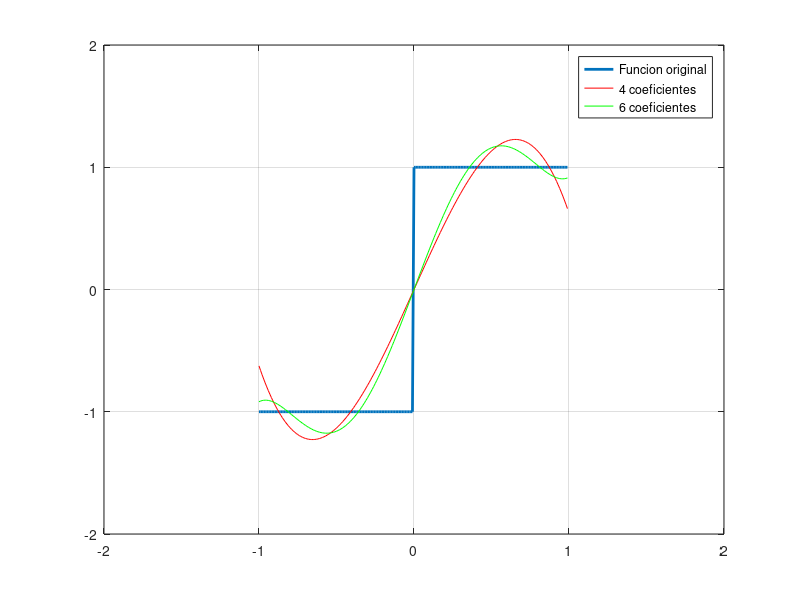
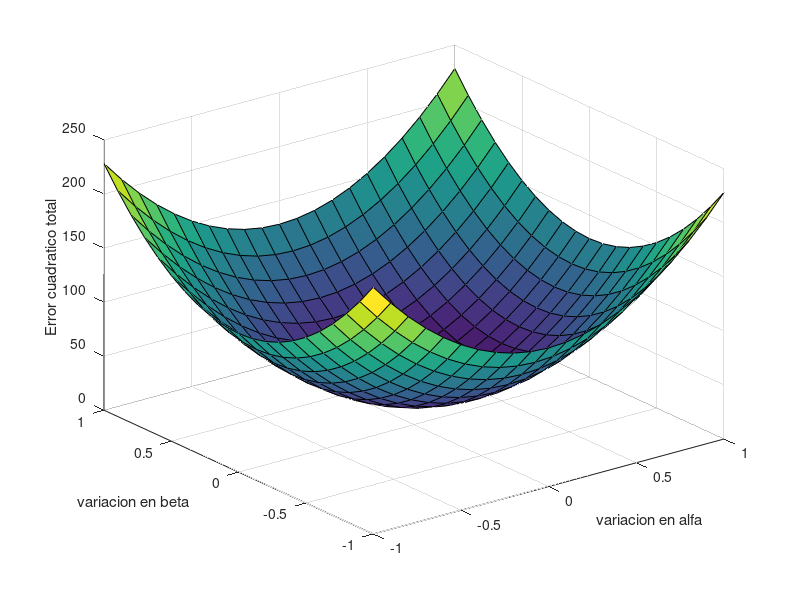

Recreate these plots in MATLAB, in order.
#Ejercicio 3
cla
clear all
clc
#Parametros comunes :
ti=-1;
tf=1;
fm=100;
T=1/fm;
t=ti:T:tf-T;

#Funcion que se desea aproximar :
y=zeros(length(t),1);
for i=1:length(t)
  if(t(i)<0)
    y(i)=-1;
  else
    y(i)=1;
    endif
endfor
figure(1);
plot(t,y,'linewidth',2,';Funcion original;')
axis([-2 2 -2 2]);
hold on
grid on

#A)Aproximacion del ejemplo
yA=zeros(length(t),1);
for i=1:length(t)
    yA(i)=(45/16)*t(i)-(35/16)*t(i)^3;
endfor
plot(t,yA,'r;4 coeficientes;')

#Error cuadratico total :
disp("A ) Error cuadratico total : ")
norm(y-yA,2)^2

#C)Aproximacion con 1 polinomios mas
yC=zeros(length(t),1);
for i=1:length(t)
    yC(i)=(45/16)*t(i)-(35/16)*t(i)^3+ (sqrt(11/2))*(1/64)*((63*(t(i)^5))-(70*(t(i)^3))+(15*t(i)));
endfor
plot(t,yC,'g;6 coeficientes;')
disp("C ) Error cuadratico total : ")
norm(y-yC,2)^2

#B)Aproximacion con variaciones :
alfa1=sqrt(3/2);
alfa2=-sqrt(7/32);
variacion=-1:0.1:1;
beta1=alfa1+variacion;
beta2=alfa2+variacion;

for k=1:length(beta2)
  for j=1:length(beta1)
    yB=zeros(length(t),1);
    for i=1:length(t)
      yB(i)=beta1(j)*(sqrt(3/2)*t(i)) + beta2(k)*(sqrt(7/2)*(((5/2)*(t(i)^3)) - ((3/2)*(t(i)))));
    endfor
   ect(j,k)=norm(y-yB,2)^2;
  endfor
endfor
figure(2)
surf(variacion,variacion,ect)
xlabel('variacion en alfa');
ylabel('variacion en beta');
zlabel('Error cuadratico total');
